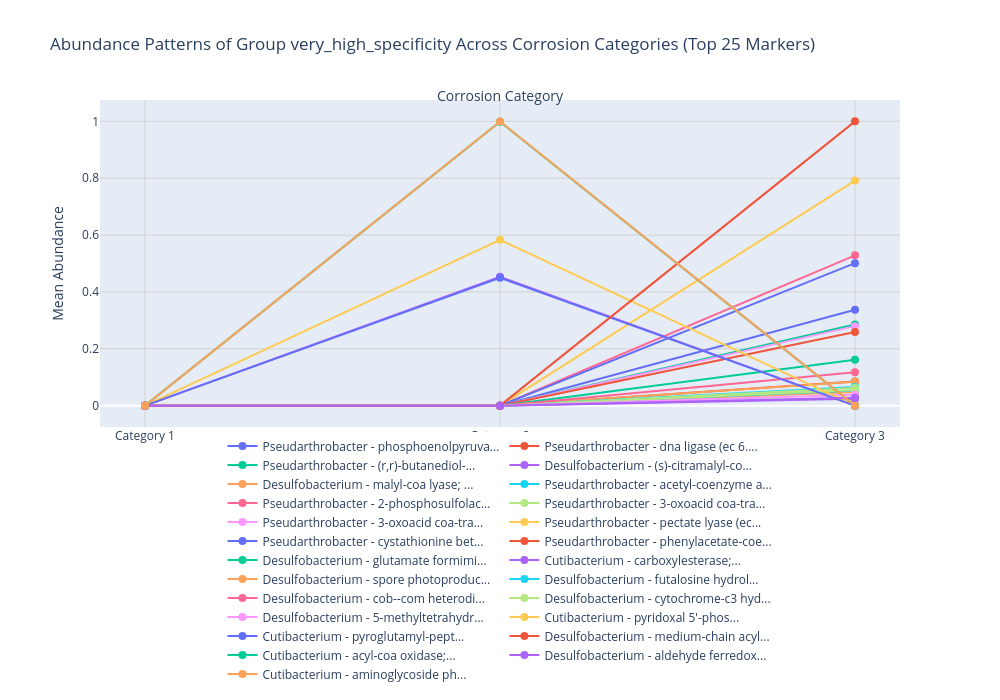

Notebook code cell kept with this figure:
### Code cell
abun2=plot_abundance_across_categories(very_high_specificity, "very_high_specificity", top_n=25, sort_by='combined_score')
abun2.show()
plt.savefig("/home/beatriz/SharedFolder/Visualisations/increas_19.png", dpi=300, bbox_inches='tight')

### Figure 1 — Plotly figure (JSON) as saved in the notebook; plotly's stock layout.template omitted (floating-point values rounded to 4 significant figures)
{"data": [{"hoverinfo": "text", "hovertext": ["Category: Category 1<br>Abundance: 0.0000<br>Genus: Pseudarthrobacter<br>Score: 52.93", "Category: Category 2<br>Abundance: 0.0000<br>Genus: Pseudarthrobacter<br>FC vs Cat1: 1.00<br>Score: 52.93", "Category: Category 3<br>Abundance: 0.3371<br>Genus: Pseudarthrobacter<br>FC vs Cat1: 33708.06<br>FC vs Cat2: 33708.06<br>Score: 52.93"], "line": {"width": 2}, "marker": {"size": 8}, "mode": "lines+markers", "name": "Pseudarthrobacter - phosphoenolpyruva...", "type": "scatter", "x": [1, 2, 3], "y": [0, 0, 0.3371]}, {"hoverinfo": "text", "hovertext": ["Category: Category 1<br>Abundance: 0.0000<br>Genus: Pseudarthrobacter<br>Score: 52.93", "Category: Category 2<br>Abundance: 0.0000<br>Genus: Pseudarthrobacter<br>FC vs Cat1: 1.00<br>Score: 52.93", "Category: Category 3<br>Abundance: 0.0852<br>Genus: Pseudarthrobacter<br>FC vs Cat1: 8520.16<br>FC vs Cat2: 8520.16<br>Score: 52.93"], "line": {"width": 2}, "marker": {"size": 8}, "mode": "lines+markers", "name": "Pseudarthrobacter - dna ligase (ec 6....", "type": "scatter", "x": [1, 2, 3], "y": [0, 0, 0.08519]}, {"hoverinfo": "text", "hovertext": ["Category: Category 1<br>Abundance: 0.0000<br>Genus: Pseudarthrobacter<br>Score: 52.02", "Category: Category 2<br>Abundance: 0.0000<br>Genus: Pseudarthrobacter<br>FC vs Cat1: 1.00<br>Score: 52.02", "Category: Category 3<br>Abundance: 0.2855<br>Genus: Pseudarthrobacter<br>FC vs Cat1: 28555.55<br>FC vs Cat2: 28555.55<br>Score: 52.02"], "line": {"width": 2}, "marker": {"size": 8}, "mode": "lines+markers", "name": "Pseudarthrobacter - (r,r)-butanediol-...", "type": "scatter", "x": [1, 2, 3], "y": [0, 0, 0.2855]}, {"hoverinfo": "text", "hovertext": ["Category: Category 1<br>Abundance: 0.0000<br>Genus: Desulfobacterium<br>Score: 49.50", "Category: Category 2<br>Abundance: 0.0000<br>Genus: Desulfobacterium<br>FC vs Cat1: 1.00<br>Score: 49.50", "Category: Category 3<br>Abundance: 0.0240<br>Genus: Desulfobacterium<br>FC vs Cat1: 2398.63<br>FC vs Cat2: 2398.63<br>Score: 49.50"], "line": {"width": 2}, "marker": {"size": 8}, "mode": "lines+markers", "name": "Desulfobacterium - (s)-citramalyl-co...", "type": "scatter", "x": [1, 2, 3], "y": [0, 0, 0.02398]}, {"hoverinfo": "text", "hovertext": ["Category: Category 1<br>Abundance: 0.0000<br>Genus: Desulfobacterium<br>Score: 49.39", "Category: Category 2<br>Abundance: 0.0000<br>Genus: Desulfobacterium<br>FC vs Cat1: 1.00<br>Score: 49.39", "Category: Category 3<br>Abundance: 0.0838<br>Genus: Desulfobacterium<br>FC vs Cat1: 8378.39<br>FC vs Cat2: 8378.39<br>Score: 49.39"], "line": {"width": 2}, "marker": {"size": 8}, "mode": "lines+markers", "name": "Desulfobacterium - malyl-coa lyase; ...", "type": "scatter", "x": [1, 2, 3], "y": [0, 0, 0.08377]}, {"hoverinfo": "text", "hovertext": ["Category: Category 1<br>Abundance: 0.0000<br>Genus: Pseudarthrobacter<br>Score: 48.84", "Category: Category 2<br>Abundance: 0.0000<br>Genus: Pseudarthrobacter<br>FC vs Cat1: 1.00<br>Score: 48.84", "Category: Category 3<br>Abundance: 0.0655<br>Genus: Pseudarthrobacter<br>FC vs Cat1: 6552.31<br>FC vs Cat2: 6552.31<br>Score: 48.84"], "line": {"width": 2}, "marker": {"size": 8}, "mode": "lines+markers", "name": "Pseudarthrobacter - acetyl-coenzyme a...", "type": "scatter", "x": [1, 2, 3], "y": [0, 0, 0.06551]}, {"hoverinfo": "text", "hovertext": ["Category: Category 1<br>Abundance: 0.0000<br>Genus: Pseudarthrobacter<br>Score: 48.84", "Category: Category 2<br>Abundance: 0.0000<br>Genus: Pseudarthrobacter<br>FC vs Cat1: 1.00<br>Score: 48.84", "Category: Category 3<br>Abundance: 0.5287<br>Genus: Pseudarthrobacter<br>FC vs Cat1: 52869.53<br>FC vs Cat2: 52869.53<br>Score: 48.84"], "line": {"width": 2}, "marker": {"size": 8}, "mode": "lines+markers", "name": "Pseudarthrobacter - 2-phosphosulfolac...", "type": "scatter", "x": [1, 2, 3], "y": [0, 0, 0.5287]}, {"hoverinfo": "text", "hovertext": ["Category: Category 1<br>Abundance: 0.0000<br>Genus: Pseudarthrobacter<br>Score: 48.84", "Category: Category 2<br>Abundance: 0.0000<br>Genus: Pseudarthrobacter<br>FC vs Cat1: 1.00<br>Score: 48.84", "Category: Category 3<br>Abundance: 0.0621<br>Genus: Pseudarthrobacter<br>FC vs Cat1: 6207.38<br>FC vs Cat2: 6207.38<br>Score: 48.84"], "line": {"width": 2}, "marker": {"size": 8}, "mode": "lines+markers", "name": "Pseudarthrobacter - 3-oxoacid coa-tra...", "type": "scatter", "x": [1, 2, 3], "y": [0, 0, 0.06206]}, {"hoverinfo": "text", "hovertext": ["Category: Category 1<br>Abundance: 0.0000<br>Genus: Pseudarthrobacter<br>Score: 48.84", "Category: Category 2<br>Abundance: 0.0000<br>Genus: Pseudarthrobacter<br>FC vs Cat1: 1.00<br>Score: 48.84", "Category: Category 3<br>Abundance: 0.2797<br>Genus: Pseudarthrobacter<br>FC vs Cat1: 27967.83<br>FC vs Cat2: 27967.83<br>Score: 48.84"], "line": {"width": 2}, "marker": {"size": 8}, "mode": "lines+markers", "name": "Pseudarthrobacter - 3-oxoacid coa-tra...", "type": "scatter", "x": [1, 2, 3], "y": [0, 0, 0.2797]}, {"hoverinfo": "text", "hovertext": ["Category: Category 1<br>Abundance: 0.0000<br>Genus: Pseudarthrobacter<br>Score: 48.84", "Category: Category 2<br>Abundance: 0.0000<br>Genus: Pseudarthrobacter<br>FC vs Cat1: 1.00<br>Score: 48.84", "Category: Category 3<br>Abundance: 0.7917<br>Genus: Pseudarthrobacter<br>FC vs Cat1: 79167.40<br>FC vs Cat2: 79167.40<br>Score: 48.84"], "line": {"width": 2}, "marker": {"size": 8}, "mode": "lines+markers", "name": "Pseudarthrobacter - pectate lyase (ec...", "type": "scatter", "x": [1, 2, 3], "y": [0, 0, 0.7917]}, {"hoverinfo": "text", "hovertext": ["Category: Category 1<br>Abundance: 0.0000<br>Genus: Pseudarthrobacter<br>Score: 48.84", "Category: Category 2<br>Abundance: 0.0000<br>Genus: Pseudarthrobacter<br>FC vs Cat1: 1.00<br>Score: 48.84", "Category: Category 3<br>Abundance: 0.5012<br>Genus: Pseudarthrobacter<br>FC vs Cat1: 50122.94<br>FC vs Cat2: 50122.94<br>Score: 48.84"], "line": {"width": 2}, "marker": {"size": 8}, "mode": "lines+markers", "name": "Pseudarthrobacter - cystathionine bet...", "type": "scatter", "x": [1, 2, 3], "y": [0, 0, 0.5012]}, {"hoverinfo": "text", "hovertext": ["Category: Category 1<br>Abundance: 0.0000<br>Genus: Pseudarthrobacter<br>Score: 48.84", "Category: Category 2<br>Abundance: 0.0000<br>Genus: Pseudarthrobacter<br>FC vs Cat1: 1.00<br>Score: 48.84", "Category: Category 3<br>Abundance: 0.2588<br>Genus: Pseudarthrobacter<br>FC vs Cat1: 25882.41<br>FC vs Cat2: 25882.41<br>Score: 48.84"], "line": {"width": 2}, "marker": {"size": 8}, "mode": "lines+markers", "name": "Pseudarthrobacter - phenylacetate-coe...", "type": "scatter", "x": [1, 2, 3], "y": [0, 0, 0.2588]}, {"hoverinfo": "text", "hovertext": ["Category: Category 1<br>Abundance: 0.0000<br>Genus: Desulfobacterium<br>Score: 47.24", "Category: Category 2<br>Abundance: 0.0000<br>Genus: Desulfobacterium<br>FC vs Cat1: 1.00<br>Score: 47.24", "Category: Category 3<br>Abundance: 0.1618<br>Genus: Desulfobacterium<br>FC vs Cat1: 16176.89<br>FC vs Cat2: 16176.89<br>Score: 47.24"], "line": {"width": 2}, "marker": {"size": 8}, "mode": "lines+markers", "name": "Desulfobacterium - glutamate formimi...", "type": "scatter", "x": [1, 2, 3], "y": [0, 0, 0.1618]}, {"hoverinfo": "text", "hovertext": ["Category: Category 1<br>Abundance: 0.0000<br>Genus: Cutibacterium<br>Score: 44.13", "Category: Category 2<br>Abundance: 0.4532<br>Genus: Cutibacterium<br>FC vs Cat1: 45319.54<br>Score: 44.13", "Category: Category 3<br>Abundance: 0.0000<br>Genus: Cutibacterium<br>FC vs Cat1: 1.00<br>FC vs Cat2: 0.00<br>Score: 44.13"], "line": {"width": 2}, "marker": {"size": 8}, "mode": "lines+markers", "name": "Cutibacterium - carboxylesterase;...", "type": "scatter", "x": [1, 2, 3], "y": [0, 0.4532, 0]}, {"hoverinfo": "text", "hovertext": ["Category: Category 1<br>Abundance: 0.0000<br>Genus: Desulfobacterium<br>Score: 43.52", "Category: Category 2<br>Abundance: 0.0000<br>Genus: Desulfobacterium<br>FC vs Cat1: 1.00<br>Score: 43.52", "Category: Category 3<br>Abundance: 0.0479<br>Genus: Desulfobacterium<br>FC vs Cat1: 4794.71<br>FC vs Cat2: 4794.71<br>Score: 43.52"], "line": {"width": 2}, "marker": {"size": 8}, "mode": "lines+markers", "name": "Desulfobacterium - spore photoproduc...", "type": "scatter", "x": [1, 2, 3], "y": [0, 0, 0.04794]}, {"hoverinfo": "text", "hovertext": ["Category: Category 1<br>Abundance: 0.0000<br>Genus: Desulfobacterium<br>Score: 43.27", "Category: Category 2<br>Abundance: 0.0000<br>Genus: Desulfobacterium<br>FC vs Cat1: 1.00<br>Score: 43.27", "Category: Category 3<br>Abundance: 0.0529<br>Genus: Desulfobacterium<br>FC vs Cat1: 5287.12<br>FC vs Cat2: 5287.12<br>Score: 43.27"], "line": {"width": 2}, "marker": {"size": 8}, "mode": "lines+markers", "name": "Desulfobacterium - futalosine hydrol...", "type": "scatter", "x": [1, 2, 3], "y": [0, 0, 0.05286]}, {"hoverinfo": "text", "hovertext": ["Category: Category 1<br>Abundance: 0.0000<br>Genus: Desulfobacterium<br>Score: 42.39", "Category: Category 2<br>Abundance: 0.0000<br>Genus: Desulfobacterium<br>FC vs Cat1: 1.00<br>Score: 42.39", "Category: Category 3<br>Abundance: 0.1171<br>Genus: Desulfobacterium<br>FC vs Cat1: 11715.68<br>FC vs Cat2: 11715.68<br>Score: 42.39"], "line": {"width": 2}, "marker": {"size": 8}, "mode": "lines+markers", "name": "Desulfobacterium - cob--com heterodi...", "type": "scatter", "x": [1, 2, 3], "y": [0, 0, 0.1171]}, {"hoverinfo": "text", "hovertext": ["Category: Category 1<br>Abundance: 0.0000<br>Genus: Desulfobacterium<br>Score: 41.63", "Category: Category 2<br>Abundance: 0.0000<br>Genus: Desulfobacterium<br>FC vs Cat1: 1.00<br>Score: 41.63", "Category: Category 3<br>Abundance: 0.0552<br>Genus: Desulfobacterium<br>FC vs Cat1: 5519.35<br>FC vs Cat2: 5519.35<br>Score: 41.63"], "line": {"width": 2}, "marker": {"size": 8}, "mode": "lines+markers", "name": "Desulfobacterium - cytochrome-c3 hyd...", "type": "scatter", "x": [1, 2, 3], "y": [0, 0, 0.05518]}, {"hoverinfo": "text", "hovertext": ["Category: Category 1<br>Abundance: 0.0000<br>Genus: Desulfobacterium<br>Score: 41.29", "Category: Category 2<br>Abundance: 0.0000<br>Genus: Desulfobacterium<br>FC vs Cat1: 1.00<br>Score: 41.29", "Category: Category 3<br>Abundance: 0.0382<br>Genus: Desulfobacterium<br>FC vs Cat1: 3818.89<br>FC vs Cat2: 3818.89<br>Score: 41.29"], "line": {"width": 2}, "marker": {"size": 8}, "mode": "lines+markers", "name": "Desulfobacterium - 5-methyltetrahydr...", "type": "scatter", "x": [1, 2, 3], "y": [0, 0, 0.03818]}, {"hoverinfo": "text", "hovertext": ["Category: Category 1<br>Abundance: 0.0000<br>Genus: Cutibacterium<br>Score: 40.63", "Category: Category 2<br>Abundance: 0.5833<br>Genus: Cutibacterium<br>FC vs Cat1: 58327.54<br>Score: 40.63", "Category: Category 3<br>Abundance: 0.0000<br>Genus: Cutibacterium<br>FC vs Cat1: 1.00<br>FC vs Cat2: 0.00<br>Score: 40.63"], "line": {"width": 2}, "marker": {"size": 8}, "mode": "lines+markers", "name": "Cutibacterium - pyridoxal 5'-phos...", "type": "scatter", "x": [1, 2, 3], "y": [0, 0.5833, 0]}, {"hoverinfo": "text", "hovertext": ["Category: Category 1<br>Abundance: 0.0000<br>Genus: Cutibacterium<br>Score: 40.38", "Category: Category 2<br>Abundance: 0.4494<br>Genus: Cutibacterium<br>FC vs Cat1: 44945.66<br>Score: 40.38", "Category: Category 3<br>Abundance: 0.0000<br>Genus: Cutibacterium<br>FC vs Cat1: 1.00<br>FC vs Cat2: 0.00<br>Score: 40.38"], "line": {"width": 2}, "marker": {"size": 8}, "mode": "lines+markers", "name": "Cutibacterium - pyroglutamyl-pept...", "type": "scatter", "x": [1, 2, 3], "y": [0, 0.4494, 0]}, {"hoverinfo": "text", "hovertext": ["Category: Category 1<br>Abundance: 0.0000<br>Genus: Desulfobacterium<br>Score: 39.44", "Category: Category 2<br>Abundance: 0.0000<br>Genus: Desulfobacterium<br>FC vs Cat1: 1.00<br>Score: 39.44", "Category: Category 3<br>Abundance: 1.0000<br>Genus: Desulfobacterium<br>FC vs Cat1: 100001.00<br>FC vs Cat2: 100001.00<br>Score: 39.44"], "line": {"width": 2}, "marker": {"size": 8}, "mode": "lines+markers", "name": "Desulfobacterium - medium-chain acyl...", "type": "scatter", "x": [1, 2, 3], "y": [0, 0, 1]}, {"hoverinfo": "text", "hovertext": ["Category: Category 1<br>Abundance: 0.0000<br>Genus: Cutibacterium<br>Score: 37.99", "Category: Category 2<br>Abundance: 0.9987<br>Genus: Cutibacterium<br>FC vs Cat1: 99869.06<br>Score: 37.99", "Category: Category 3<br>Abundance: 0.0000<br>Genus: Cutibacterium<br>FC vs Cat1: 1.00<br>FC vs Cat2: 0.00<br>Score: 37.99"], "line": {"width": 2}, "marker": {"size": 8}, "mode": "lines+markers", "name": "Cutibacterium - acyl-coa oxidase;...", "type": "scatter", "x": [1, 2, 3], "y": [0, 0.9987, 0]}, {"hoverinfo": "text", "hovertext": ["Category: Category 1<br>Abundance: 0.0000<br>Genus: Desulfobacterium<br>Score: 37.82", "Category: Category 2<br>Abundance: 0.0000<br>Genus: Desulfobacterium<br>FC vs Cat1: 1.00<br>Score: 37.82", "Category: Category 3<br>Abundance: 0.0274<br>Genus: Desulfobacterium<br>FC vs Cat1: 2745.54<br>FC vs Cat2: 2745.54<br>Score: 37.82"], "line": {"width": 2}, "marker": {"size": 8}, "mode": "lines+markers", "name": "Desulfobacterium - aldehyde ferredox...", "type": "scatter", "x": [1, 2, 3], "y": [0, 0, 0.02745]}, {"hoverinfo": "text", "hovertext": ["Category: Category 1<br>Abundance: 0.0000<br>Genus: Cutibacterium<br>Score: 37.54", "Category: Category 2<br>Abundance: 0.9992<br>Genus: Cutibacterium<br>FC vs Cat1: 99916.27<br>Score: 37.54", "Category: Category 3<br>Abundance: 0.0000<br>Genus: Cutibacterium<br>FC vs Cat1: 1.00<br>FC vs Cat2: 0.00<br>Score: 37.54"], "line": {"width": 2}, "marker": {"size": 8}, "mode": "lines+markers", "name": "Cutibacterium - aminoglycoside ph...", "type": "scatter", "x": [1, 2, 3], "y": [0, 0.9992, 0]}], "layout": {"annotations": [{"font": {"size": 14}, "showarrow": false, "text": "Corrosion Category", "x": 0.5, "xref": "paper", "y": 1.05, "yref": "paper"}], "height": 700, "hovermode": "closest", "legend": {"orientation": "h", "x": 0.5, "xanchor": "center", "y": -0.8, "yanchor": "bottom"}, "margin": {"b": 150, "l": 100, "r": 100, "t": 100}, "title": {"text": "Abundance Patterns of Group very_high_specificity Across Corrosion Categories (Top 25 Markers)"}, "width": 1000, "xaxis": {"domain": [0, 1], "gridcolor": "lightgray", "gridwidth": 1, "showgrid": true, "tickmode": "array", "ticktext": ["Category 1", "Category 2", "Category 3"], "tickvals": [1, 2, 3], "title": {"font": {"size": 14}}}, "yaxis": {"gridcolor": "lightgray", "gridwidth": 1, "showgrid": true, "title": {"font": {"size": 14}, "text": "Mean Abundance"}}}}
